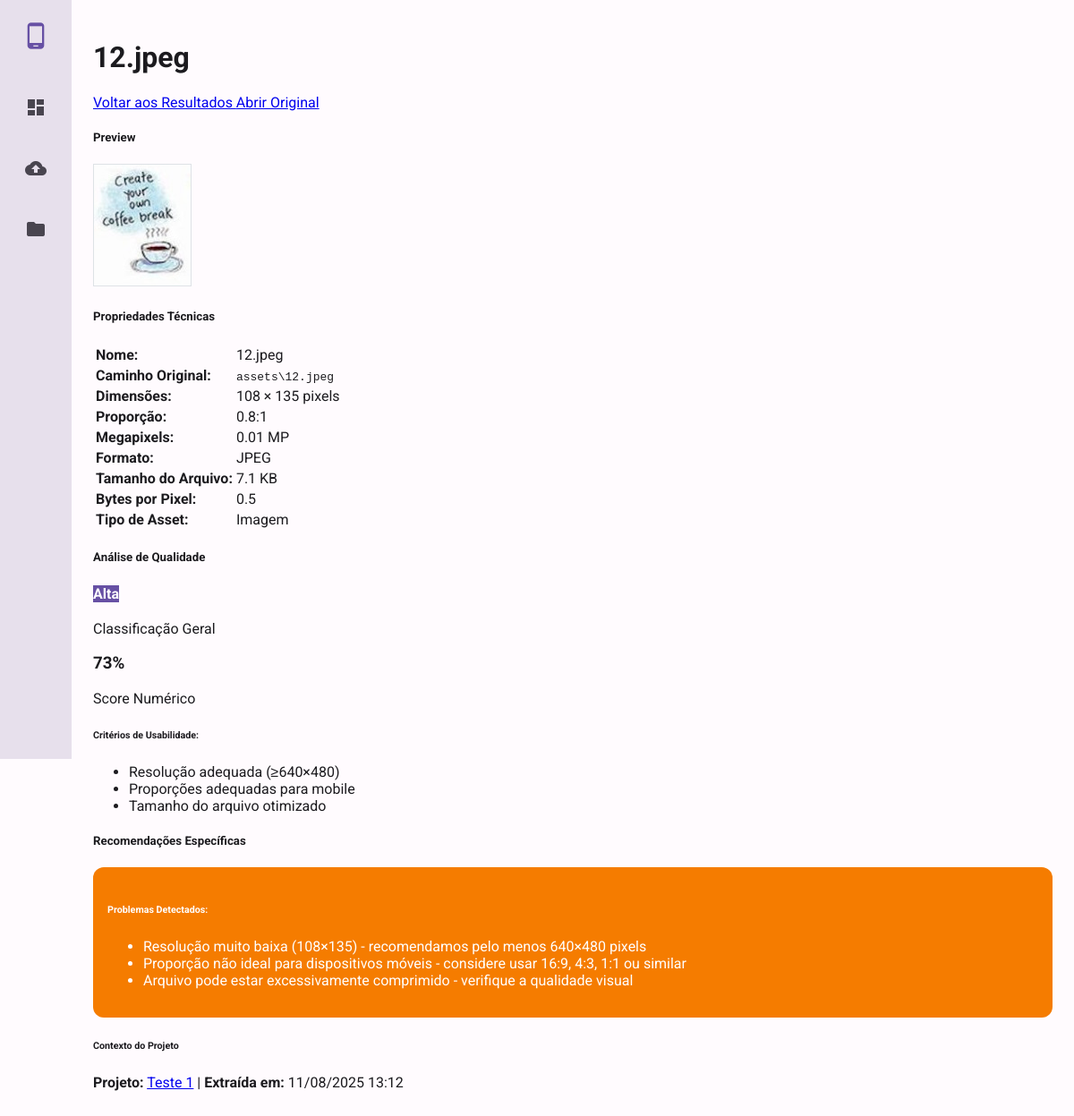
The page /images/429/ on the database its author committed.
### analyzer/models.py (models this page shows, shortened)
class ImageAsset(models.Model):
    QUALITY_CHOICES = [
        ('low', 'Baixa'),
        ('medium', 'Média'),
        ('high', 'Alta'),
        ('excellent', 'Excelente'),
    ]
    ASSET_TYPE_CHOICES = [
        ('image', 'Imagem'),
        ('icon', 'Ícone'),
        ('background', 'Fundo'),
        ('button', 'Botão'),
        ('other', 'Outro'),
    ]
    aia_file = models.ForeignKey(AiaFile, on_delete=models.CASCADE, related_name='images')
    name = models.CharField(max_length=255)
    original_path = models.CharField(max_length=500)  # Path within the .aia file
    extracted_file = models.ImageField(upload_to='extracted_images/')
    width = models.IntegerField()
    height = models.IntegerField()
    file_size = models.IntegerField()  # in bytes
    format = models.CharField(max_length=10)  # PNG, JPG, etc.
    quality_score = models.FloatField(null=True, blank=True)  # 0-100 scale
    quality_rating = models.CharField(max_length=10, choices=QUALITY_CHOICES, null=True, blank=True)
    asset_type = models.CharField(max_length=20, choices=ASSET_TYPE_CHOICES, default='image')
    resolution_adequate = models.BooleanField(null=True, blank=True)
    aspect_ratio_appropriate = models.BooleanField(null=True, blank=True)
    file_size_optimized = models.BooleanField(null=True, blank=True)
    material_icon_style = models.CharField(max_length=20, null=True, blank=True)  # filled, outlined, round, sharp, twotone
    is_material_icon = models.BooleanField(default=False)
    created_at = models.DateTimeField(auto_now_add=True)
    @property
    def aspect_ratio(self):
        if self.height > 0:
            return round(self.width / self.height, 2)
        return 0
    @property
    def megapixels(self):
        return round((self.width * self.height) / 1000000, 2)
    @property
    def bytes_per_pixel(self):
        if self.width > 0 and self.height > 0:
            return round(self.file_size / (self.width * self.height), 2)
        return 0

class AiaFile(models.Model):
    name = models.CharField(max_length=255)
    file = models.FileField(upload_to='aia_files/')
    uploaded_at = models.DateTimeField(auto_now_add=True)
    uploaded_by = models.ForeignKey(User, on_delete=models.CASCADE, null=True, blank=True)
    is_analyzed = models.BooleanField(default=False)
    total_images = models.IntegerField(default=0)
    total_icons = models.IntegerField(default=0)
    analysis_completed_at = models.DateTimeField(null=True, blank=True)

### analyzer/views.py (the view)
# urls.py: path('images/<int:pk>/', views.image_detail, name='image_detail'),
def image_detail(request, pk):
    image = get_object_or_404(ImageAsset, pk=pk)
    context = {
        'image': image,
        'aia_file': image.aia_file,
    }
    return render(request, 'analyzer/image_detail.html', context)

### analyzer/templates/analyzer/image_detail.html (shortened to what this page needs)
{% extends 'analyzer/base.html' %}
{% block content %}
<div class="d-flex justify-content-between flex-wrap flex-md-nowrap align-items-center pt-3 pb-2 mb-3 border-bottom">
    <h1 class="h2">
         {{ image.name }}
    </h1>
    <div class="btn-toolbar mb-2 mb-md-0">
        <a href="{% url 'analysis_results' aia_file.pk %}" class="btn btn-outline-secondary me-2">
             Voltar aos Resultados
        </a>
        <a href="{{ image.extracted_file.url }}" target="_blank" class="btn btn-primary">
             Abrir Original
        </a>
    </div>
</div>
<div class="row">
    <div class="col-md-6">
        <div class="card">
            <div class="card-header">
                <h5 class="card-title mb-0">
                     Preview
                </h5>
            </div>
            <div class="card-body text-center">
                <img src="{{ image.extracted_file.url }}"
                     class="img-fluid"
                     alt="{{ image.name }}"
                     style="max-height: 400px; border: 1px solid #dee2e6;">
            </div>
        </div>
    </div>
    <div class="col-md-6">
        <div class="card">
            <div class="card-header">
                <h5 class="card-title mb-0">
                     Propriedades Técnicas
                </h5>
            </div>
            <div class="card-body">
                <table class="table table-borderless">
                    <tr>
                        <td><strong>Nome:</strong></td>
                        <td>{{ image.name }}</td>
                    </tr>
                    <tr>
                        <td><strong>Caminho Original:</strong></td>
                        <td><code>{{ image.original_path }}</code></td>
                    </tr>
                    <tr>
                        <td><strong>Dimensões:</strong></td>
                        <td>{{ image.width }} × {{ image.height }} pixels</td>
                    </tr>
                    <tr>
                        <td><strong>Proporção:</strong></td>
                        <td>{{ image.aspect_ratio }}:1</td>
                    </tr>
                    <tr>
                        <td><strong>Megapixels:</strong></td>
                        <td>{{ image.megapixels }} MP</td>
                    </tr>
                    <tr>
                        <td><strong>Formato:</strong></td>
                        <td>{{ image.format }}</td>
                    </tr>
                    <tr>
                        <td><strong>Tamanho do Arquivo:</strong></td>
                        <td>{{ image.file_size|filesizeformat }}</td>
                    </tr>
                    <tr>
                        <td><strong>Bytes por Pixel:</strong></td>
                        <td>{{ image.bytes_per_pixel }}</td>
                    </tr>
                    <tr>
                        <td><strong>Tipo de Asset:</strong></td>
                        <td>
                            <span class="badge bg-secondary">
                                {{ image.get_asset_type_display }}
                            </span>
                        </td>
                    </tr>
                </table>
            </div>
        </div>
    </div>
</div>
<div class="row mt-4">
    <div class="col-md-12">
        <div class="card">
            <div class="card-header">
                <h5 class="card-title mb-0">
                     Análise de Qualidade
                </h5>
            </div>
            <div class="card-body">
                <div class="row">
                    <div class="col-md-3">
                        <div class="text-center">
                            {% if image.quality_rating %}
                                <h3>
                                    <span class="badge quality-{{ image.quality_rating }} quality-badge" style="font-size: 1rem;">
                                        {{ image.get_quality_rating_display }}
                                    </span>
                                </h3>
                            {% else %}
                                <h3 class="text-muted">N/A</h3>
                            {% endif %}
                            <p class="text-muted">Classificação Geral</p>
                        </div>
                    </div>
                    <div class="col-md-3">
                        <div class="text-center">
                            {% if image.quality_score %}
                                <h3 class="text-primary">{{ image.quality_score|floatformat:0 }}%</h3>
                            {% else %}
                                <h3 class="text-muted">N/A</h3>
                            {% endif %}
                            <p class="text-muted">Score Numérico</p>
                        </div>
                    </div>
                    <div class="col-md-6">
                        <h6>Critérios de Usabilidade:</h6>
                        <ul class="list-unstyled">
                            <li>
                                Resolução adequada (≥640×480)
                            </li>
                            <li>
                                Proporções adequadas para mobile
                            </li>
                            <li>
                                Tamanho do arquivo otimizado
                            </li>
                        </ul>
                    </div>
                </div>
            </div>
        </div>
    </div>
</div>
<div class="row mt-4">
    <div class="col-md-12">
        <div class="card">
            <div class="card-header">
                <h5 class="card-title mb-0">
                     Recomendações Específicas
                </h5>
            </div>
            <div class="card-body">
                {% if image.quality_rating == 'low' or not image.resolution_adequate or not image.aspect_ratio_appropriate or not image.file_size_optimized %}
                    <div class="alert alert-warning">
                        <h6> Problemas Detectados:</h6>
                        <ul class="mb-0">
                            {% if not image.resolution_adequate %}
                                <li>Resolução muito baixa ({{ image.width }}×{{ image.height }}) - recomendamos pelo menos 640×480 pixels</li>
                            {% endif %}
                            {% if not image.aspect_ratio_appropriate %}
                                <li>Proporção não ideal para dispositivos móveis - considere usar 16:9, 4:3, 1:1 ou similar</li>
                            {% endif %}
                            {% if not image.file_size_optimized %}
                                {% if image.file_size > 1048576 %}
                                    <li>Arquivo muito grande ({{ image.file_size|filesizeformat }}) - considere compressão para melhorar performance</li>
                                {% else %}
                                    <li>Arquivo pode estar excessivamente comprimido - verifique a qualidade visual</li>
                                {% endif %}
                            {% endif %}
                        </ul>
                    </div>
                {% else %}
                    <div class="alert alert-success">
                        <i class="bi bi-check-circle"></i>
                        <strong>Excelente!</strong> Esta imagem atende a todos os critérios de usabilidade recomendados.
                    </div>
                {% endif %}
            </div>
        </div>
    </div>
</div>
<div class="row mt-4">
    <div class="col-md-12">
        <div class="card">
            <div class="card-body">
                <h6> Contexto do Projeto</h6>
                <p class="text-muted mb-0">
                    <strong>Projeto:</strong>
                    <a href="{% url 'file_detail' aia_file.pk %}">{{ aia_file.name }}</a> |
                    <strong>Extraída em:</strong> {{ image.created_at|date:"d/m/Y H:i" }}
                </p>
            </div>
        </div>
    </div>
</div>
{% endblock %}

### analyzer/templates/analyzer/base.html (style rules this page uses)
:root { --md-sys-color-primary: #6750A4; --md-sys-color-on-primary: #FFFFFF; --md-sys-color-primary-container: #EADDFF; --md-sys-color-on-primary-container: #21005D; --md-sys-color-secondary: #625B71; --md-sys-color-on-secondary: #FFFFFF; --md-sys-color-secondary-container: #E8DEF8; --md-sys-color-on-secondary-container: #1D192B; --md-sys-color-tertiary: #7D5260; --md-sys-color-on-tertiary: #FFFFFF; --md-sys-color-surface: #FFFBFE; --md-sys-color-on-surface: #1C1B1F; --md-sys-color-surface-variant: #E7E0EC; --md-sys-color-on-surface-variant: #49454F; --md-sys-color-error: #B3261E; --md-sys-color-on-error: #FFFFFF; --md-sys-color-error-container: #F9DEDC; --md-sys-color-on-error-container: #410E0B; --md-sys-color-success: #0D8043; --md-sys-color-on-success: #FFFFFF; --md-sys-color-warning: #F57C00; --md-sys-color-on-warning: #FFFFFF; }
body { font-family: 'Roboto', sans-serif; background-color: var(--md-sys-color-surface); color: var(--md-sys-color-on-surface); margin: 0; }
.quality-high { background-color: var(--md-sys-color-primary); color: var(--md-sys-color-on-primary); }
.alert { padding: 16px; border-radius: 12px; margin: 16px 0; }
.alert-warning { background-color: var(--md-sys-color-warning); color: var(--md-sys-color-on-warning); }

### rows shown on the page
ImageAsset: name "12.jpeg", extracted_file (picture), original_path "assets\\12.jpeg", width "108", height "135", aspect_ratio "0.8", megapixels "0.01", format "JPEG", file_size|filesizeformat "7.1 KB", bytes_per_pixel "0.5", asset_type "Imagem", quality_rating "Alta", quality_score "73", created_at "11/08/2025 13:12"
AiaFile: name "Teste 1"
